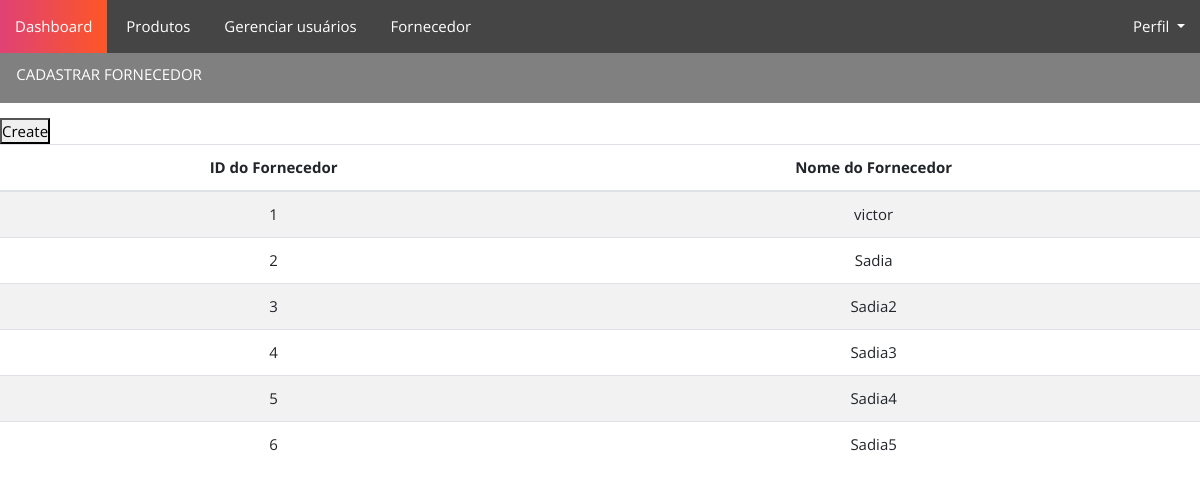
The page /telainicial/fornecedor/ on the database its author committed.
### Fornecedores/models.py (models this page shows)
class Fornecedor(models.Model):
    idFornecedor = models.AutoField(primary_key=True)
    nomeFornecedor = models.CharField(max_length=30)
    endereco = models.CharField(max_length=30)
    telefone = models.CharField(max_length=20)
    cep = models.CharField(max_length=8)
    cnpj = models.CharField(max_length=14)

### Fornecedores/views.py (the view)
# urls.py: path('',fornecedor_view, name = "fornecedor_view"),
def fornecedor_view(request):
    fornecedores = Fornecedor.objects.all()
    fornecedorForm = FornecedorForm()
    return render(request,"fornecedor.html",{"fornecedores":fornecedores, 'fornecedorForm': fornecedorForm})

### Fornecedores/templates/fornecedor.html (shortened to what this page needs)
{% extends 'base.html' %}
{% load static %}
{% block content%}
    <link rel="stylesheet" href="{% static 'css/fornecedores.css' %}">
    <div class="retangulo">
        <ul>
            <li>
                <button type="button" class="btn btn-transparent" data-toggle="modal" data-target=".bd-cadastroFornecedor-modal-lg">
                    CADASTRAR FORNECEDOR
                </button>
            </li>
        </ul>
    </div>
    <form action="{% url 'salvarFornecedor_view' %}" method="POST">
        <button>Create</button>
    </form>
    <div>
        <table class="table table-striped">
            <thead>
                <tr>
                    <th scope="col">ID do Fornecedor</th>
                    <th scope="col">Nome do Fornecedor</th>
                </tr>
            </thead>
            <tbody>
                {% for fornecedor in fornecedores %}
                    <tr>
                        <td>{{fornecedor.idFornecedor}}</td>
                        <td>{{fornecedor.nomeFornecedor}}</td>
                    </tr>
                {% endfor %}
            </tbody>
        </table>
    </div>
{% endblock %}

### dashboard/Static/css/base.css (style rules this page uses)
* { margin:auto; padding: 0; box-sizing: border-box; font-family: 'Open Sans', sans-serif; }

### Fornecedores/static/css/fornecedores.css (style rules this page uses)
* { margin:auto; padding: 0; box-sizing: border-box; font-family: 'Open Sans', sans-serif; font-size: 15px; }
.retangulo ul { height: 50px; background-color: grey; }
.retangulo ul li { display: inline; }
.btn-transparent { margin: 5px; background: transparent; border: none; transition: background .3s; color: white; }
.table thead th, .table tbody td { text-align: center; }

### rows shown on the page
Fornecedor: idFornecedor "1", nomeFornecedor "victor"
Fornecedor: idFornecedor "2", nomeFornecedor "Sadia"
Fornecedor: idFornecedor "3", nomeFornecedor "Sadia2"
Fornecedor: idFornecedor "4", nomeFornecedor "Sadia3"
Fornecedor: idFornecedor "5", nomeFornecedor "Sadia4"
Fornecedor: idFornecedor "6", nomeFornecedor "Sadia5"
